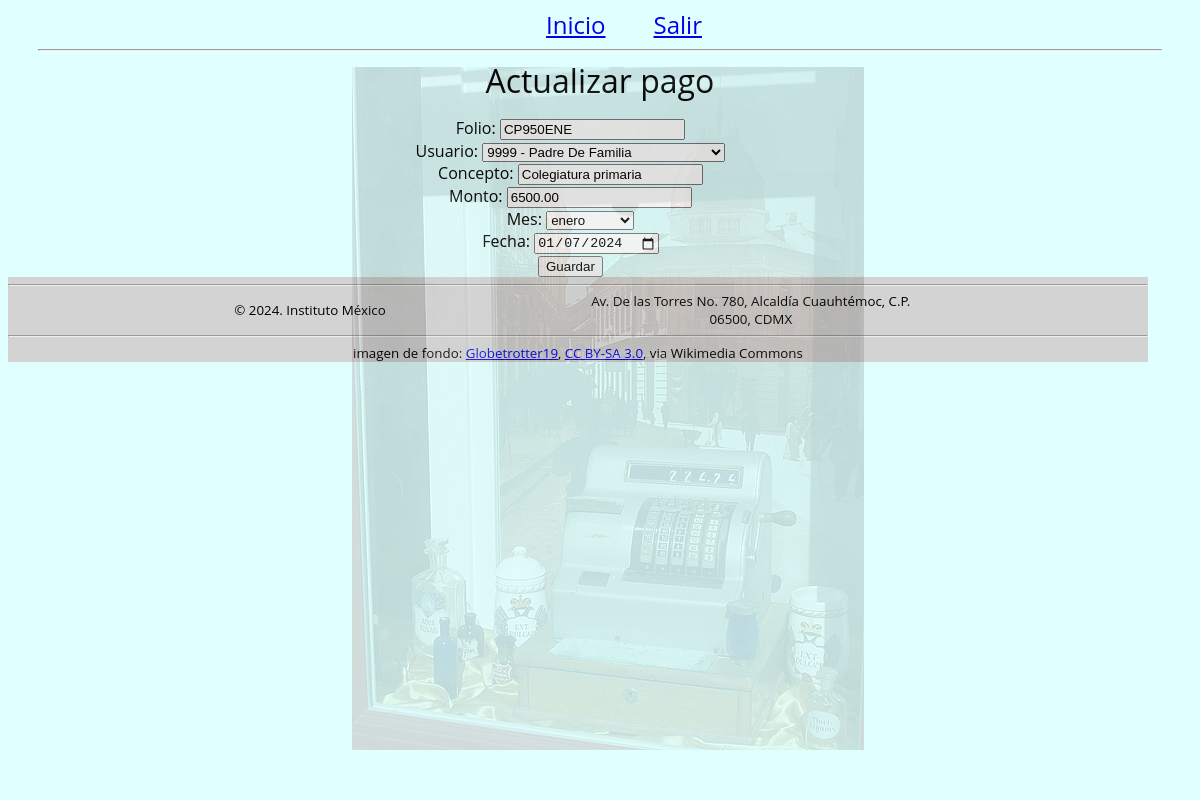
The page /pago/actualizar.php?folio=CP950ENE (signed in) on the database its author committed.
### tables this page shows
CREATE TABLE IF NOT EXISTS Pagos(
    FolioPago VARCHAR(10) NOT NULL PRIMARY KEY,
    IDUsuario CHAR(4) NOT NULL,
    Concepto VARCHAR(64) NULL,
    Monto DECIMAL(9,2) UNSIGNED NOT NULL,
    MesPagado int not null,
    FechaPago DATETIME NOT NULL
     
     
);

### comun/database.php (called while the page is built, shortened)
<?php
class Database{
    private $con;
    private $dbhost="localhost";
    private $dbname="id21258147_progweb2";
    private $dbuser="id21258147_administrador";
    private $dbpass="Progweb2#";
    function __destruct() {
        $this->con = null;
    }
    public function connect_db() {
        try {
            $this->con = new PDO("mysql:host=$this->dbhost;dbname=$this->dbname",
                $this->dbuser,
                $this->dbpass);
            $this->con->setAttribute(PDO::ATTR_ERRMODE, PDO::ERRMODE_EXCEPTION);
            $this->con->exec("Set character set utf8 ");
            return true;
        }
        catch(PDOException $e) {
            echo "Conexión a la base de datos falló. Eror: " . $e->getMessage();
        }
        return false;
    }
    public function query(string $statement) {
        return $this->con->query($statement);
    }
}
?>

### pago/pago.php (called while the page is built, shortened)
<?php
require_once $_SERVER["DOCUMENT_ROOT"] . '/comun/database.php';
class Pago extends Database {
    public function leerPagoDeBD($folio)
    {
        $sql = "SELECT * FROM Pagos where FolioPago='$folio'";
        $res = $this->query($sql);
        $row = $res->fetch();
        $pago = new Pago();
        $pago->asignarValores($row);
        return $pago;
    }
    public function asignarValores($arrValores)
    {
        $this->folio = $arrValores["FolioPago"];
        $this->concepto = $arrValores["Concepto"];
        $this->monto = $arrValores["Monto"];
        $this->mesPagado = $arrValores["MesPagado"];
        $this->fechaPago = substr($arrValores["FechaPago"], 0, 10);
    }
}
?>

### pago/form-pago.php (the view, shortened to what this page needs)
<?php include_once "pago.php" ?>
<form method="post">
    <div class="col-md-12">
        <label>Folio:</label>
        <input type="text" name="FolioPago" id="foliopago" value="<?php echo $pago->folio ?>" class='form-control' maxlength="10" required>
    </div>
    <div class="col-md-12">
        <label>Usuario:</label>
        <select name="IDUsuario" id="idusuario" class='form-control' required>
            <?php
                include('../usuario/option-usuario.php');
            ?>
        </select>
    </div>
    <div class="col-md-12">
        <label>Concepto:</label>
        <input type="text" name="Concepto" id="concepto" value="<?php echo $pago->concepto ?>" class='form-control' maxlength="64">
    </div>
    <div class="col-md-12">
        <label>Monto:</label>
        <input type="number" name="Monto" id="monto" value="<?php echo $pago->monto ?>" class='form-control' required>
    </div>
    <div class="col-md-12">
        <label>Mes:</label>
        <select name="MesPagado" id="mespagado" class="form-control">
            <?php
            foreach (Pago::$meses as $num => $nombre) {
                $selected = $num == $pago->mesPagado ? 'selected' : '';
            ?>
                <option value="<?= $num ?>" <?= $selected ?>><?= $nombre ?></option>
            <?php
            }
            ?>
        </select>
    </div>
    <div class="col-md-12">
        <label>Fecha:</label>
        <input type="date" name="FechaPago" id="fechapago" value="<?=$pago->fechaPago?>" class='form-control'>
    </div>
    <div class="col-md-12 pull-right">
        <button type="submit" class="btn btn-success">
            Guardar
        </button>
    </div>
</form>

### css/estilo.css (style rules this page uses)
body { background-color: lightcyan; color: darkmagenta; font-family: Ubuntu, 'open sans', Tahoma, Arial; }

### rows shown on the page
pagos: FolioPago "CP950ENE", Concepto "Colegiatura primaria", Monto "6500.00", FechaPago "01/07/2024"

### other values the page prints
form field IDUsuario "9999 - Padre De Familia"
form field MesPagado "enero"
